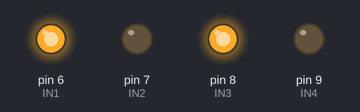
A sketch run on a simulated Arduino Uno, built with avr-gcc and run on an emulated ATmega328P. Parts: output pins drawn as LEDs (lit = HIGH).

Above: at 0.1 s.
Timing chart, 0 to 1.6 s (numbered marks = the images above):
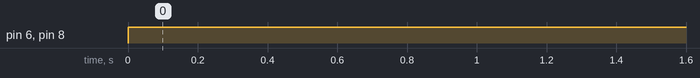

The sketch:

arduino_sketch.ino
```cpp
#define IN1 6
#define IN2 7
#define IN3 8
#define IN4 9
void setup() {
  // put your setup code here, to run once:
  pinMode(IN1, OUTPUT);
  pinMode(IN2, OUTPUT);
  pinMode(IN3, OUTPUT);
  pinMode(IN4, OUTPUT);

}

void loop() {
  // put your main code here, to run repeatedly:
  digitalWrite(IN1, HIGH);
  digitalWrite(IN2, LOW);
  digitalWrite(IN3, HIGH);
  digitalWrite(IN4, LOW);
}
```

Measured:
- by itself, pin 6 (IN1), pin 8 (IN3): LOW → HIGH at 0.00 s
